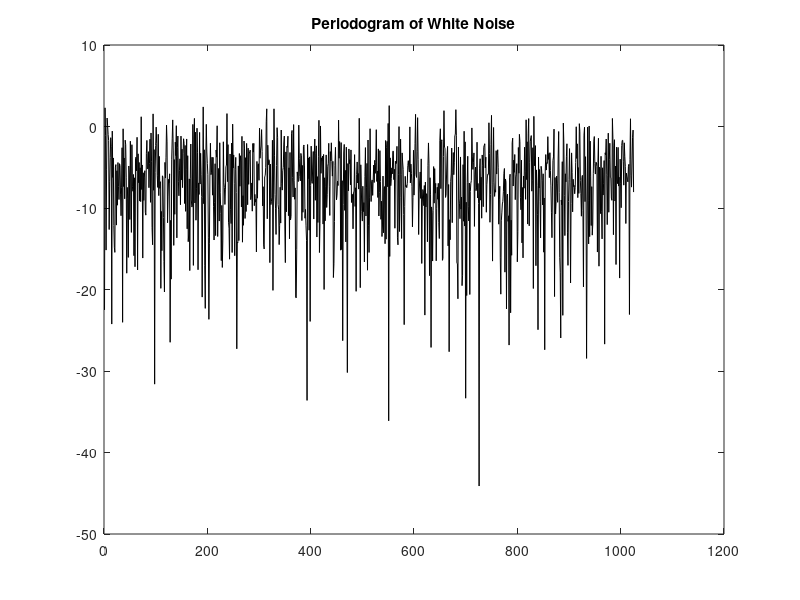
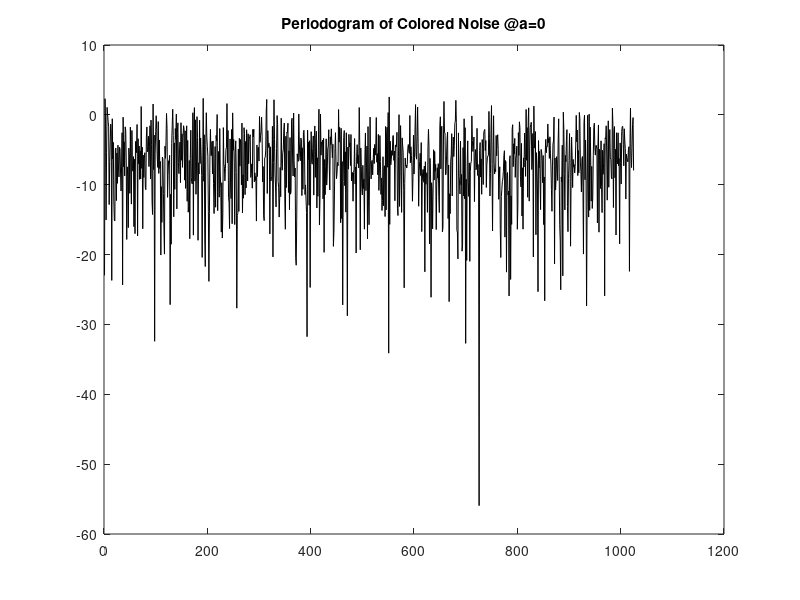

Source code (MATLAB) for these figures, in order: (Note: this script raises an error after producing the figures.)
%% P77 e.g. 3.5

%% Question (a)+(b)

L           =   1500;               % Iterations and Siganal length
a           =   0;                  %a = 0, 1; a = 0.6894, 20; a = 0.8702, 80
sigma_v2    =   1-a^2;              % Make sure colored noise power = 1
sigma_n2    =   0.0001;             % measure noise
R           =   [1,a,a^2,a^3,a^4,a^5,a^6,a^7;
                a,1,a  ,a^2,a^3,a^4,a^5,a^6;
                a^2,a,1,a  ,a^2,a^3,a^4,a^5;
                a^3,a^2,a,1,a  ,a^2,a^3,a^4;
                a^4,a^3,a^2,a,1,a  ,a^2,a^3;
                a^5,a^4,a^3,a^2,a,1,a  ,a^2;
                a^6,a^5,a^4,a^3,a^2,a,1,a  ;
                a^7,a^6,a^5,a^4,a^3,a^2,a,1];
[A,B]       =   eig(R);


v=sqrt(sigma_v2)*(randn(L,1));      % White Noise
n=sqrt(sigma_n2)*(randn(L,1));

plot(10*log10(periodogram(v)),'-k');
title('Periodogram of White Noise')
x=zeros(L,1);
for i=1:L-1
    x(i+1)=a*x(i)+v(i);             % Generate Colored Noise
end
figure
plot(10*log10(periodogram(x)),'-k');
title(['Periodogram of Colored Noise @a=' num2str(a)])

%   Definitions:
ensemble    = 100;                          % number of realizations within the ensemble
K           = L;                            % number of iterations
H           = [0.1 0.3 0,-0.2 -0.4 -0.7 -0.4 -0.2].';
Wo          = H;                            % unknown system
N           = 8;                            % number of coefficients of the adaptive filter
mu          = 1/B(8,8)/(N+2)/10                           % convergence factor (step)  (0 < mu < 1)

%   Initializing & Allocating memory:
W       = ones(N,(K+1),ensemble);   % coefficient vector for each iteration and realization; w(0) = [1 1 1 1].'
MSE     = zeros(K,ensemble);        % MSE for each realization
MSEmin  = zeros(K,ensemble);        % MSE_min for each realization
M=0;
%   Computing:
for l=1:ensemble,

    X       = zeros(N,1);               % input at a certain iteration (tapped delay line)
    d       = zeros(1,K);               % desired signal
    n=sqrt(sigma_n2)*(randn(L,1));
    v=sqrt(sigma_v2)*(randn(L,1)); 
    x=zeros(L,1);
    for i=1:L-1
        x(i+1)=a*x(i)+v(i);
    end
    % nw=sqrt(sigma_w2)*randn(1,K);
    
    for k=1:K,
        X       =   [x(k,1)
                     X(1:(N-1),1)];              % input signal (tapped delay line)
        % Wo=lambda*Wo+nw(k);                      % For Non-stationary
        d(k)    =   (Wo'*X(:,1))+n(k);           % desired signal
    end
    S   =   struct('step',mu,'filterOrderNo',(N-1),'initialCoefficients',W(:,1,l));
    [y,e,W(:,:,l)]  =   LMS(d,transpose(x),S);
    MSE(:,l)    =   MSE(:,l)+(abs(e(:,1))).^2;
    MSEmin(:,l) =   MSEmin(:,l)+(abs(n(:))).^2;
    M=M+mu*8*var(x)/(1-mu*8*var(x));

end
%   Averaging:
W_av = sum(W,3)/ensemble;
MSE_av = sum(MSE,2)/ensemble;
MSEmin_av = sum(MSEmin,2)/ensemble;

Mreal=(sum(MSE_av(K-99:K))/100-mean(MSEmin_av))/mean(MSEmin_av)

M=M/ensemble

%   Plotting:
figure,
plot(1:K,10*log10(MSE_av),'-k');
title(['Learning Curve for MSE @\mu=' num2str(mu)]);
xlabel('Number of iterations, k'); ylabel('MSE [dB]');

figure,
plot(1:K,10*log10(MSEmin_av),'-k');
title(['Learning Curve for MSEmin @\mu=' num2str(mu)]);
xlabel('Number of iterations, k'); ylabel('MSEmin [dB]');

figure,
subplot 211, plot(real(W_av(1,:))),...
title(['Evolution of the 1st coefficient (real part)@\mu=' num2str(mu)]);
xlabel('Number of iterations, k'); ylabel('Coefficient');
subplot 212, plot(imag(W_av(1,:))),...
title(['Evolution of the 1st coefficient (imaginary part)@\mu=' num2str(mu)]);
xlabel('Number of iterations, k'); ylabel('Coefficient');